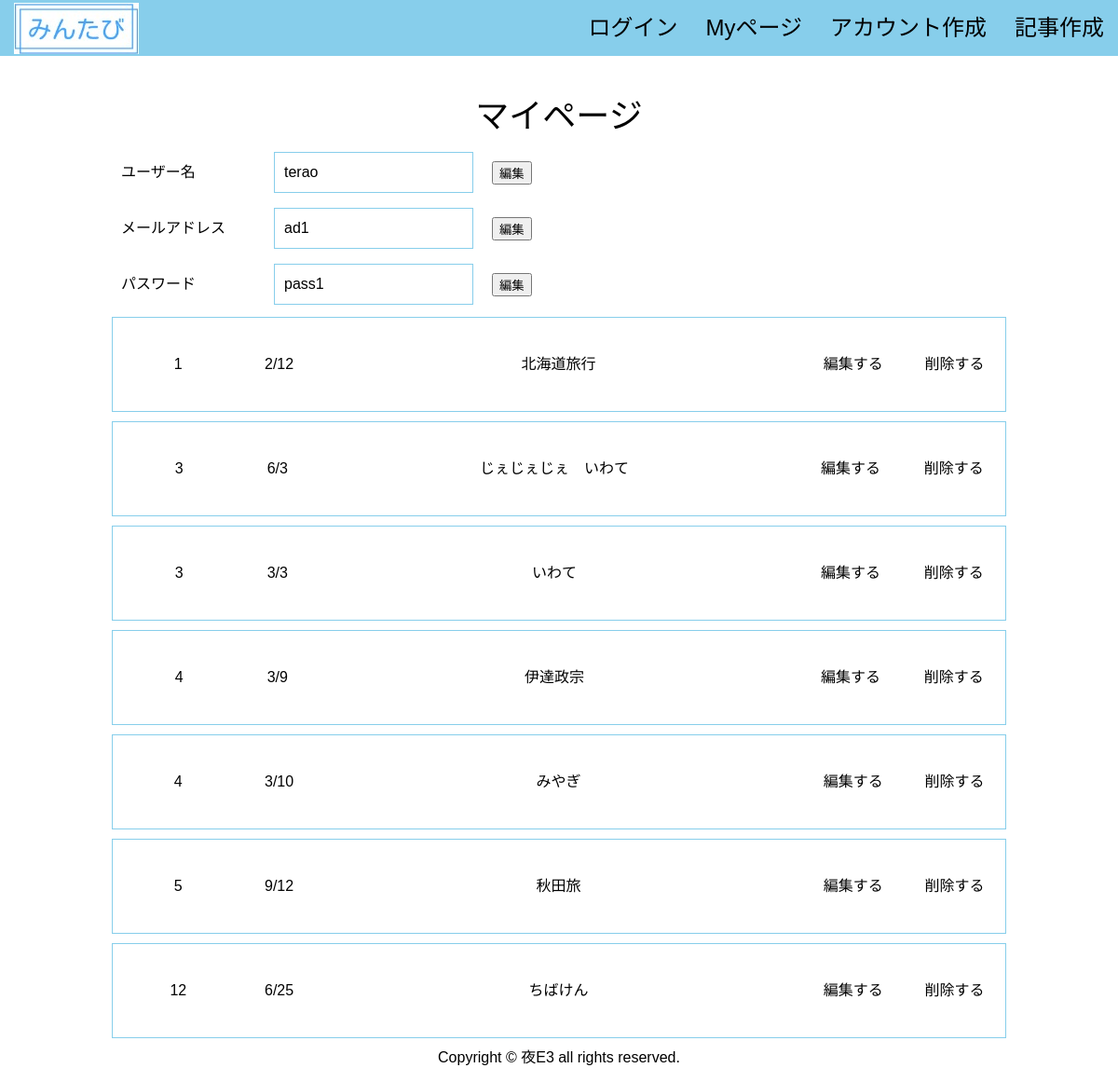
Screenshot of /mypage with the database file from the repository.
### tables this page shows
CREATE TABLE "users" (
	"id"	INTEGER PRIMARY KEY AUTOINCREMENT,
	"name"	TEXT,
	"adress"	TEXT,
	"pass"	TEXT
);

CREATE TABLE "page" (
	"ID"	INTEGER,
	"userID"	INTEGER,
	"editPASS"	INTEGER,
	"title"	TEXT,
	"prefectures"	INTEGER,
	"month"	INTEGER,
	"date"	INTEGER,
	"flag"	INTEGER,
	"period"	TEXT,
	PRIMARY KEY("ID" AUTOINCREMENT)
);

### app.py (the view)
@app.route('/mypage')
def mypage():
    conn = sqlite3.connect('flaskapp.db')
    c = conn.cursor()
    c.execute("select name, adress, pass from users where id=1") # usersのid＝1を呼び出し
    user_info = c.fetchone()
    c.execute("select prefectures, month, date, title, id from page where flag=0 and UserID=2") #page のUserID=2を呼び出し
    page = []
    for row in c.fetchall():
        page.append({"area": row[0], "month": row[1],
                     "date": row[2], "title": row[3], "pageid": row[4]})
    c.close()
    print(user_info)
    print(page)
    return render_template('mypage.html', page=page, user_info=user_info)

### templates/mypage.html
<!DOCTYPE html>
{% extends 'base.html' %}
{% block content %}
<div class="title">マイページ</div>
<div class="mypg_box1">
    <div class="f_item1">ユーザー名</div>
    <div class="f_item2">{{user_info[0]}}</div>
    <div class="f_item3"><button>編集</button></div>
</div>
<div class="mypg_box1">
    <div class="f_item1">メールアドレス</div>
    <div class="f_item2">{{user_info[1]}}</div>
    <div class="f_item3"><button>編集</button></div>
</div>
<div class="mypg_box1">
    <div class="f_item1">パスワード</div>
    <div class="f_item2">{{user_info[2]}}</div>
    <div class="f_item3"><button>編集</button></div>
</div>
{% for item in page %}
<div class="mypg_box2">
    <div class="my_item">{{item["area"]}}</div>
    <div class="my_item1">{{item["month"]}}/{{item["date"]}}</div>
    <div class="my_item2">{{item["title"]}}</div>
    <div class="my_item3">編集する</div>
    <div class="my_item4"><a href="/deletepage/{{item['pageid']}}">削除する</a></div>
</div>
{% endfor %}
{% endblock %}

### static/css/style.css (style rules this page uses)
html { overflow-y: scroll; }
body, h1, h2, h3, h4, h5, p, ul, ol, li, dl, dt, dd { margin: 0px; padding: 0px; }
body { background: #fff; text-align: center; font-size: 16px; line-height: 1.4; min-width: 100%; -webkit-text-size-adjust: 100%; }
a { outline: none; color: inherit; text-decoration: none; }
body { font-family: "Noto Sans Japanese", "ヒラギノ角ゴ Pro W3", "Hiragino Kaku Gothic Pro", "ヒラギノ角ゴ ProN W3", "Hiragino Kaku Gothic ProN", "游ゴシック", YuGothic, "メイリオ", "Meiryo", "HGPｺﾞｼｯｸM", "Osaka", "ＭＳ Ｐゴシック", sans-serif, Century Gothic, Arial; }
.title { display: flex; justify-content: center; align-items: flex-end; font-size: 36px; height: 150px; }
.mypg_box1 { display: flex; justify-content: flex-start; align-items: center; height: 50px; margin: 10px 10%; }
.f_item1 { width: 15%; padding: 10px; text-align: left; }
.f_item2 { width: 20%; padding: 10px; margin: 10px; text-align: left; border: 1px solid skyblue; ; }
.f_item3 { padding: 10px; text-align: left; }
.mypg_box2 { display: flex; justify-content: space-around; align-items: center; height: 100px; border: 1px solid skyblue; margin: 10px 10%; }
.my_item { min-width: 10%; }
.my_item2 { width: 50%; }

### rows the page displays
users: name "terao", adress "ad1", pass "pass1"
page: area "1", month "2", date "12", title "北海道旅行"
page: area "3", month "6", date "3", title "じぇじぇじぇ いわて"
page: area "3", month "3", date "3", title "いわて"
page: area "4", month "3", date "9", title "伊達政宗"
page: area "4", month "3", date "10", title "みやぎ"
page: area "5", month "9", date "12", title "秋田旅"
page: area "12", month "6", date "25", title "ちばけん"
